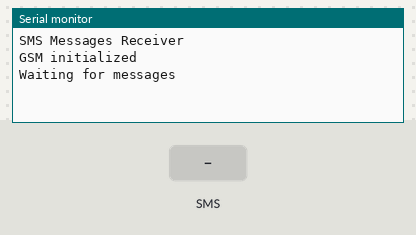
Recording of a sketch running on a simulated Arduino Leonardo, built with avr-gcc and run on an emulated ATmega32U4. Shown: the last lines printed to the serial monitor. The inputs (shaded band) are chosen by the test bench.

Above: at 3.2 s.
3.3 s: text message "testing" received
At 4.8 s:
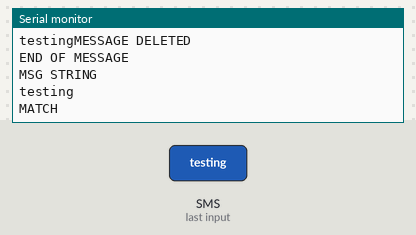
5.5 s: text message "#" received
At 7.6 s:
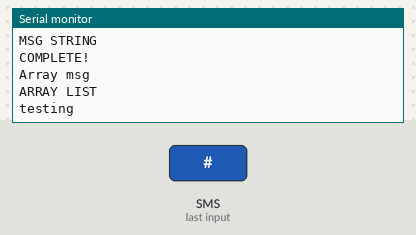

The sketch:

ReceiveSMS_with_strings.ino
```cpp
/*
 SMS receiver

 This sketch, for the Arduino GSM shield, waits for a SMS message
 and displays it through the Serial port.

 Circuit:
 * GSM shield attached to and Arduino
 * SIM card that can receive SMS messages

 created 25 Feb 2012
 by Javier Zorzano / TD

 This example is in the public domain.

 http://arduino.cc/en/Tutorial/GSMExamplesReceiveSMS

 */

// include the GSM library
#include <GSM.h>

// PIN Number for the SIM
#define PINNUMBER ""

// initialize the library instances
GSM gsmAccess;
GSM_SMS sms;

// Array to hold the number a SMS is retreived from
char senderNumber[20];

String msgArray[5];

String msg;
String sender;

int i = 0;

void setup()
{
  // initialize serial communications and wait for port to open:
  Serial.begin(9600);
  while (!Serial) {
    ; // wait for serial port to connect. Needed for Leonardo only
  }

  Serial.println("SMS Messages Receiver");

  // connection state
  boolean notConnected = true;

  // Start GSM connection
  while(notConnected)
  {
    if(gsmAccess.begin(PINNUMBER)==GSM_READY)
      notConnected = false;
    else
    {
      Serial.println("Not connected");
      delay(1000);
    }
  }

  Serial.println("GSM initialized");
  Serial.println("Waiting for messages");
}

void loop()
{
  char c;

  // If there are any SMSs available()
  if (sms.available())
  {
    Serial.println("Message received from:");

    // Get remote number
    sms.remoteNumber(senderNumber, 20);
    Serial.println(senderNumber);
    sender = String(senderNumber);

    // An example of message disposal
    // Any messages starting with # should be discarded
    if(sms.peek()=='#')
    {
      Serial.println("Discarded SMS");
      sms.flush();
    }

    // Read message bytes and print them
    while(c=sms.read()) {
      Serial.print(c);
      msg += c;
    }

        // Delete message from modem memory
    sms.flush();
    Serial.println("MESSAGE DELETED");

    Serial.println("\nEND OF MESSAGE");

    Serial.println("MSG STRING");
    Serial.println(msg);

    if(msg.equals("testing")) {
      Serial.println("MATCH");
    }

    sms.beginSMS(senderNumber);
    sms.print("Got this: " + msg);
    sms.endSMS();
    Serial.println("\nCOMPLETE!\n");

    msgArray[i] = msg;
    Serial.println("Array msg");
    Serial.println(msgArray[i]);
    i++;
    msg = "";

    Serial.println("\nARRAY LIST");
    for (int n=0; n<5; n++) {
    Serial.println(msgArray[n]);
    }


  }

  delay(1000);


}
```

Measured:
- after the input at 3.3 s, the serial monitor: prints a new line after 0.72 s (image 1)
- after the input at 5.5 s, the serial monitor: prints a new line after 0.53 s (image 2)
